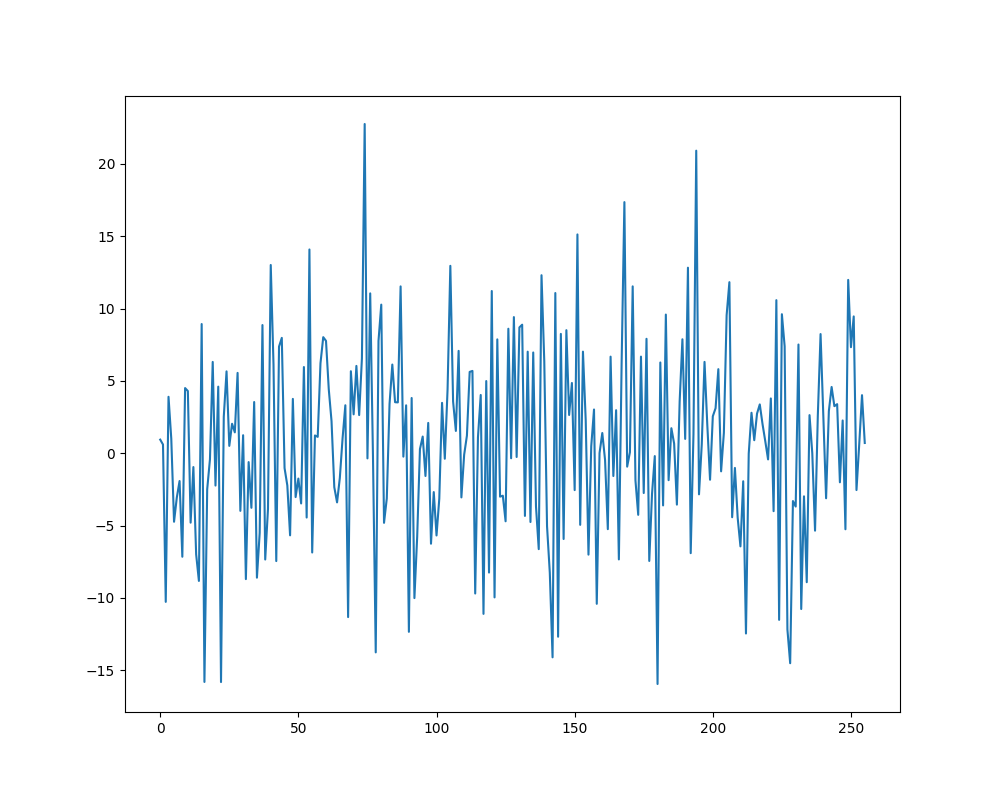

The script that saved this image:
# Laba1. Only signal generation

import numpy as np
import matplotlib.pyplot as plt

from random import random
import math

N = 256 #number of discrete
n = 10 #number of harmonic
w = 2700 #cutoff frequency
A = 5 # max amplitude
x = np.arange(0, N, 1)

class DrawOption():
  def __init__(self, pl_title, pl_type="plot", x_range=x):
    self.pl_title = pl_title
    self.pl_type = pl_type
    self.x_range = x_range

def draw_plot(axes, data_plot, options_plot):
  axes.set_title(options_plot.pl_title)
  if options_plot.pl_type == "bar":
    axes.bar(options_plot.x_range, data_plot)
  elif options_plot.pl_type == "plot":
    axes.plot(options_plot.x_range, data_plot)
  elif options_plot.pl_type == "stem":
    axes.stem(options_plot.x_range, data_plot, use_line_collection=True)

def draw(data, options, picture_name):
  data_length = len(data)
  if len(data) > 1:
    _, axes = plt.subplots(len(data), sharex=False, figsize=(10, 8))
    for i in range(data_length):
      draw_plot(axes[i], data[i], options[i])
  else:
    plt.figure(figsize=(10,8))
    plt.plot(x, data[0])
  plt.savefig(picture_name)
  plt.show()

def generate_signal(t):
  sum_res = 0
  wp = w / n

  for _ in range(n):
    a = A * random()
    fi = 2 * math.pi * random()
    sum_res += a * math.sin(wp * t + fi)
    wp += w / n

  return sum_res

def main_fn():
  signal = np.array([generate_signal(i) for i in range(N)])
  options = [
    DrawOption("Signal", "plot"),
  ]
  draw([signal], options, "lab1.png")

if __name__ == '__main__':
  main_fn()